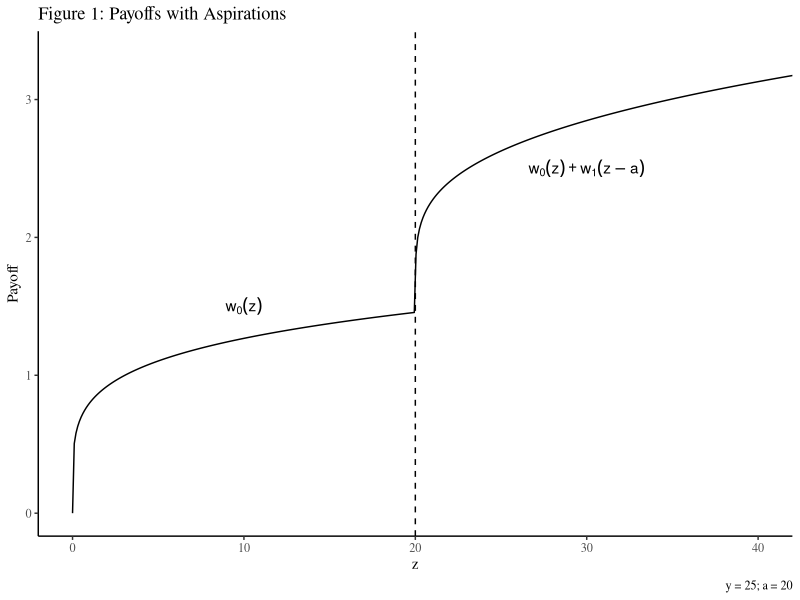
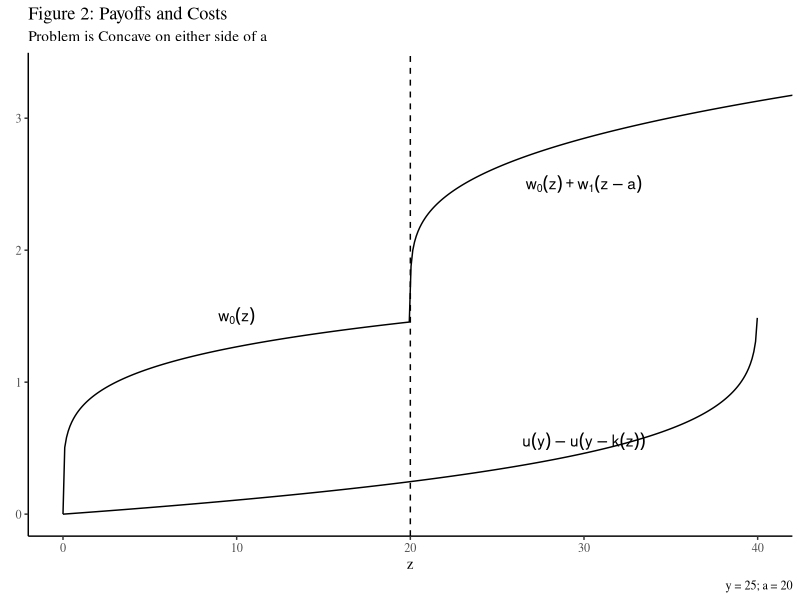
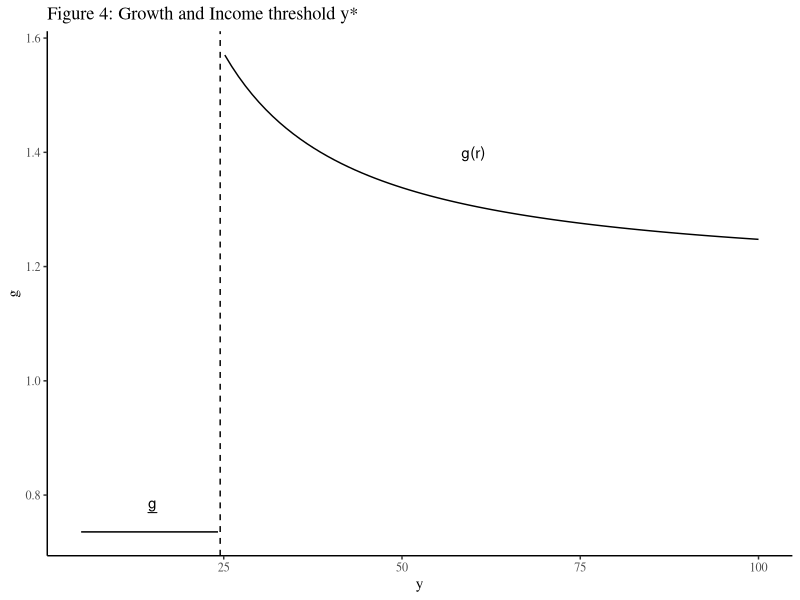
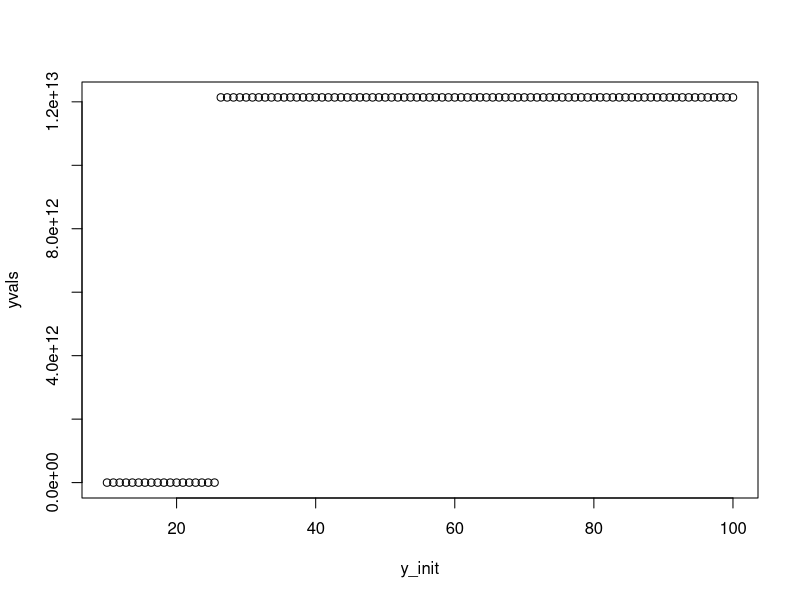
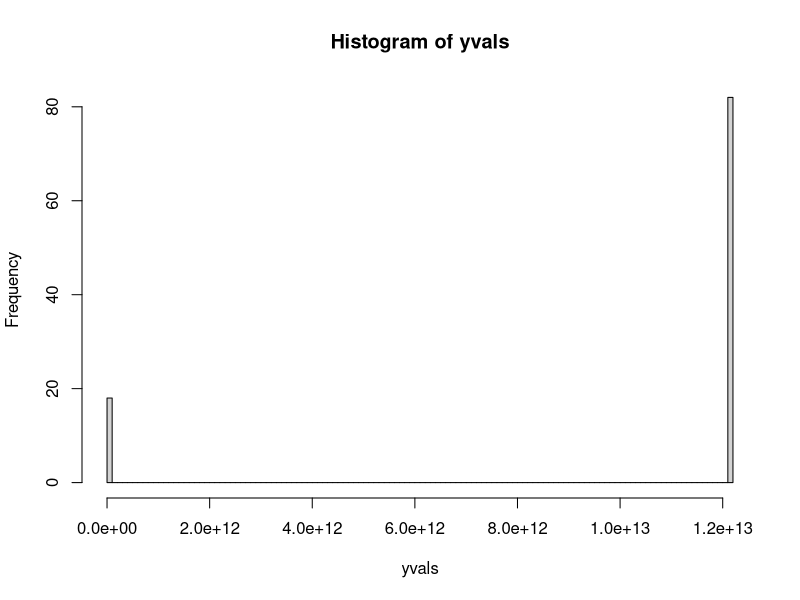
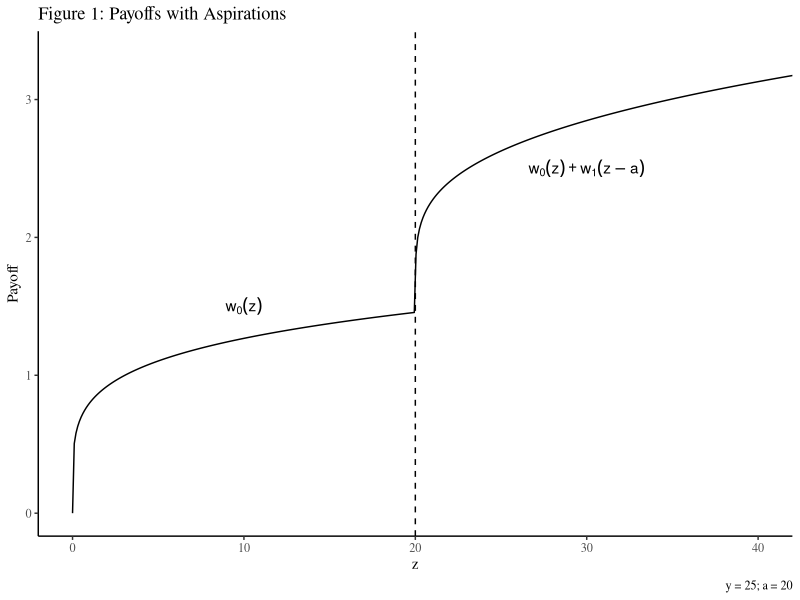
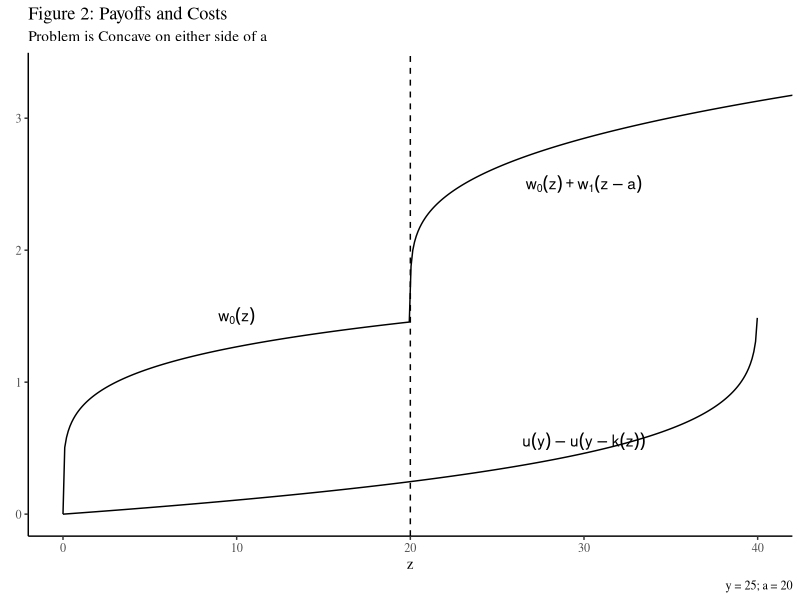
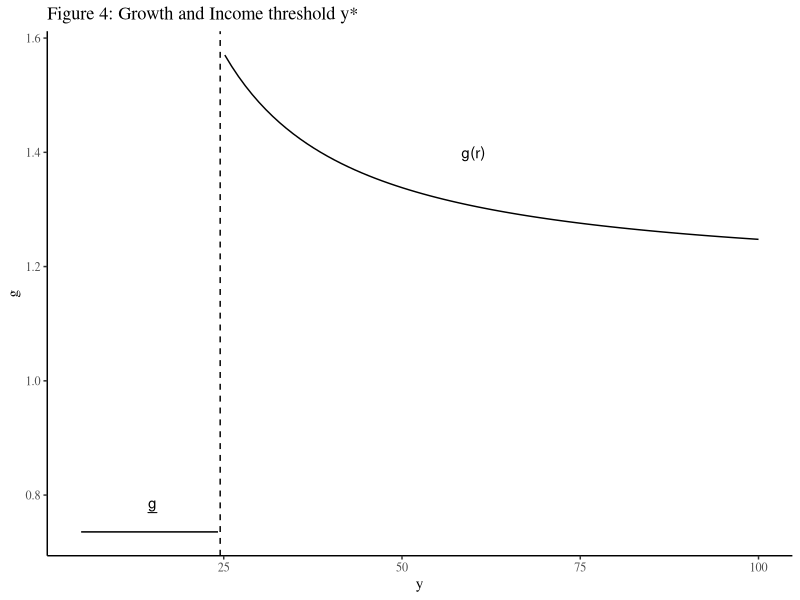

These figures' R source, in order: (Note: a time limit stopped this script after it produced the figures.)

# Summary and Setup -------------------------------------------------------

# Replicates model from Genicot and Ray (2017)

library(tidyverse)
library(purrr)
library(ggplot2)
library(ggthemes)
theme_set(theme_tufte() + theme(
  axis.line = element_line(color = "black")
))
fig_path <- "figures/"

# Setup and Params --------------------------------------------------------

# Payoff params
del <- 0.8
sig <- 0.8
pi <- 1.0

# Various production functions
big_a <- 4
rho <- 1.6
bet <- 0.55
theta <- 1.0
cegm <- T # use CEGM?

# Functions ---------------------------------------------------------------

# Payoff functions
util <- function(c) {c ^ (1 - sig)}
w0 <- function(z) {del * z ^ (1 - sig)}
w1 <- function(e) {del * pi * e ^ (1 - sig)}

# Production functions
if (cegm) {
  prod <- function(k) {rho * k}
  kfunc <- function(z) { z / rho}
} else {
  prod <- function(k) theta * (big_a / bet) * (k ^ bet)
  kfunc <- function(z) (bet * z / (theta * big_a)) ^ (1 / bet) # inverse of prod()
}

# Total Payoff
total_payoff <- function(y, z, a) {
  util(y - kfunc(z)) + w0(z) + w1(max(c(z - a, 0)))
}

# Derivatives
util_p <- function(c) {(1 - sig) * c ^ -sig}
w0_p <- function(z) {del * (1 - sig) * z ^ -sig}
w1_p <- function(e) {del * pi * (1 - sig) * e ^ -sig}

if (cegm) {
  f_p <- function(k) {rho}
} else {
  f_p <- function(k) {theta * big_a * k ^ (bet - 1)}
}

# Optimal z
zopt0 <- function(z, y) { # z < a
  w0_p(z) - (util_p(y - kfunc(z)) / f_p(kfunc(z)))
}

zopt1 <- function(z, y, a) { # z > a
  w0_p(z) + w1_p(z - a) - (util_p(y - kfunc(z)) / f_p(kfunc(z)))
}

find_interv <- function(y, a, both = T) {
  # Smarter way
  # both: do we evaluate optimal z on both sides of a (a < f(y)),
  # or not (a > f(y))?
  
  # z0 (<a) have to find this in either case
  zvals0 = seq(0, prod(y), length.out = 600)
  z_cands0 = zopt0(zvals0, y)
  z_cands0 = zvals0[z_cands0 < Inf & z_cands0 > -Inf & !is.na(z_cands0)]
  interv0 = range(z_cands0)
  
  if (min(interv0) == -Inf | max(interv0) == Inf) {
    cat(y, "\n")
    stop("No candidate z values found for zopt0")
  }
  
  if (min(interv0) == max(interv0)) {
    interv0 = interv0 * c(0.999, 1.001) # if one point, extend around there
  }
  
  if (both) {
    # z1 (>a)
    zvals1 = seq(a, prod(y), length.out = 600)
    z_cands1 = zopt1(zvals1, y, a)
    z_cands1 = zvals1[z_cands1 < Inf & z_cands1 > -Inf & !is.na(z_cands1)]
    interv1 = range(z_cands1)
    if (min(interv1) == -Inf | max(interv1) == Inf) {
      cat("y = ", y, "a = ", a, "\n")
      stop("No candidate z values found for zopt1")
    }
    
    return(list(interv0 = interv0, interv1 = interv1)) 
    
  } else {
    return(list(interv0 = interv0))
  }
}

find_z <- function(y, a) {
  # Check which z's are feasible
  if (a >= prod(y)) { # aspirations will be frustrated regardless
    interv0 = find_interv(y, a, both = F)$interv0
    z0 = uniroot(zopt0, interval = interv0, y = y, extendInt = "yes")$root
    return(z0)
  } else { # have to check both options
    intervs = find_interv(y, a)
    z0 = uniroot(zopt0, interval = intervs$interv0, 
                 y = y, extendInt = "yes")$root
    z1 = uniroot(zopt1, interval = intervs$interv1, 
                 y = y, a = a, extendInt = "yes")$root
    
    # Which is better?
    u0 = util(y - kfunc(z0)) + w0(z0)
    u1 = util(y - kfunc(z1)) + w0(z1) + w1(max(c(z1 - a, 0)))
    
    if (u0 > u1) {
      return(z0)
    } else {
      return(z1)
    }
  }
}

# Payoff and Cost Plots ---------------------------------------------------

# Figure 1: Aspirations and Payoffs
nzpts <- 500
a <- 20
y <- 25
fig_data <- tibble(
  z = seq(0, 50, length.out = nzpts),
  payoff = w0(z) + w1(pmax(c(z - a), 0)),
  cost = util(y) - util(y - kfunc(z))
)

ggplot(fig_data, aes(z, payoff)) + 
  geom_line() + 
  geom_vline(xintercept = a, linetype = "dashed") + 
  coord_cartesian(xlim = c(0, 40)) + 
  labs(
    title = "Figure 1: Payoffs with Aspirations",
    y = "Payoff", 
    caption = paste0("y = ", y, "; a = ", a)
  ) + 
  annotate(
    "text", x = 10, y = 1.5, 
    label = expression(w[0](z))
  ) + 
  annotate(
    "text", x = 30, y = 2.5, 
    label = expression(w[0](z) + w[1](z - a))
  )

ggsave(paste0(fig_path, "fig1.jpg"))

ggplot(fig_data, aes(z, payoff)) + 
  geom_line() + 
  geom_vline(xintercept = a, linetype = "dashed") + 
  geom_line(aes(y = cost)) + 
  coord_cartesian(xlim = c(0, 40)) + 
  labs(
    title = "Figure 2: Payoffs and Costs",
    subtitle = "Problem is Concave on either side of a",
    y = element_blank(), 
    caption = paste0("y = ", y, "; a = ", a)
  ) + 
  annotate(
    "text", x = 10, y = 1.5, 
    label = expression(w[0](z))
  ) + 
  annotate(
    "text", x = 30, y = 2.5, 
    label = expression(w[0](z) + w[1](z - a))
  ) + 
  annotate(
    "text", x = 30, y = 0.55, 
    label = expression(u(y) - u(y - k(z)))
  )

ggsave(paste0(fig_path, "fig2.jpg"))


# Threshold y* ------------------------------------------------------------

y_init <- seq(5.0, 100.0, length.out = 100) # uniform dist
a_y <- 0.5 * (y_init + mean(y_init))
opt_z <- map2_dbl(y_init, a_y, find_z)
opt_g <- opt_z / y_init

fig4_data <- tibble(
  y = y_init,
  asp = a_y,
  opt_z = opt_z,
  opt_g = opt_g
)

fig4_data <- fig4_data %>% 
  mutate(
    g_f = if_else(opt_z < a, opt_g, NaN), # frustrated
    g_s = if_else(opt_z >= a, opt_g, NaN)
  )

ggplot(fig4_data, aes(x = y)) + 
  geom_line(aes(y = g_f)) + 
  geom_line(aes(y = g_s)) + 
  geom_vline(xintercept = 24.5, linetype = "dashed") + 
  labs(
    title = "Figure 4: Growth and Income threshold y*",
    y = "g"
  ) + 
  annotate(
    "text", x = 15, y = 0.78, 
    label = expression(underline(g))
  ) + 
  annotate(
    "text", x = 60, y = 1.4, 
    label = "g(r)"
  )
ggsave(paste0(fig_path, "fig4.jpg"))

# Example 1 ---------------------------------------------------------------

# Deterministic production
y_init <- seq(10.0, 100.0, length.out = 100) # uniform dist
yvals <- y_init

# Find steady state
dif <- 10.0
tol <- 1e-3
its <- 0
maxit <- 100

while (dif > tol & its < maxit) {
  avg_inc <- mean(yvals)
  a_y <- 0.5 * (yvals + avg_inc)

  yvals_next <- map2_dbl(yvals, a_y, find_z)
  
  dif <- max(abs(yvals - yvals_next))
  its <- its + 1
  yvals <- yvals_next
}

plot(y_init, yvals)
hist(yvals, breaks = length(y_init))
p_new <- mean(round(yvals, 2) == min(round(yvals, 2)))

# Figure 5: Varying p -----------------------------------------------------

top_vals <- seq(100, 120, by = 1)

find_ss <- function(top) {
  y_init = seq(10, top, length.out = 100) # uniform dist
  yvals = y_init
  
  # Find steady state
  dif = 10.0
  tol = 1e-3
  its = 0
  maxit = 100
  
  while (dif > tol & its < maxit) {
    avg_inc = mean(yvals)
    a_y = 0.5 * (yvals + avg_inc)
    
    yvals_next = map2_dbl(yvals, a_y, find_z)
    
    dif = max(abs(yvals - yvals_next))
    its = its + 1
    yvals = yvals_next
  }
  
  p_new = mean(round(yvals, 2) == min(round(yvals, 2)))
  return(c(
    y_h = max(yvals),
    y_l = min(yvals),
    p = p_new,
    its = its
  ))
}

fig5_data <- map(top_vals, find_ss)
fig5_data <- bind_rows(lapply(fig5_data, as.data.frame.list))

fig5_data <- fig5_data %>% 
  mutate(
    mean_inc = p * y_l + (1 - p) * y_h,
    asp_l = 0.5 * (y_l + mean_inc),
    asp_h = 0.5 * (y_h + mean_inc)
  )

ggplot(fig5_data, aes(x = p)) + 
  geom_line(aes(y = y_l, color = "y_l")) + 
  geom_line(aes(y = asp_l, color = "a_l"), linetype = "dashed") +  
  geom_line(aes(y = y_h, color = "y_h")) + 
  geom_line(aes(y = asp_h, color = "a_h"), linetype = "dashed") + 
  labs(
    title = "Figure 5: Bimodal Distributions",
    x = "p", y = "Income", color = element_blank()
  )

ggsave(paste0(fig_path, "fig5.jpg"))

# Example 2: Heterogeneity (TODO) -----------------------------------------

# Stochastic production
y_init <- seq(10.0, 1000.0, length.out = 100) # uniform dist
yvals <- y_init

# Find steady state
dif <- 10.0
tol <- 1e-3
its <- 0
maxit <- 100
p_old <- 1

while (dif > tol & its < maxit) {
  avg_inc <- mean(yvals)
  a_y <- 0.5 * (yvals + avg_inc) # aspirations
  theta <- rlnorm(1, 1, 0.04) # random theta (aggregate)
  
  yvals_next <- map2_dbl(yvals, a_y, find_z)
  
  its <- its + 1
  yvals <- yvals_next
}

# Q: How are they getting the distribution
